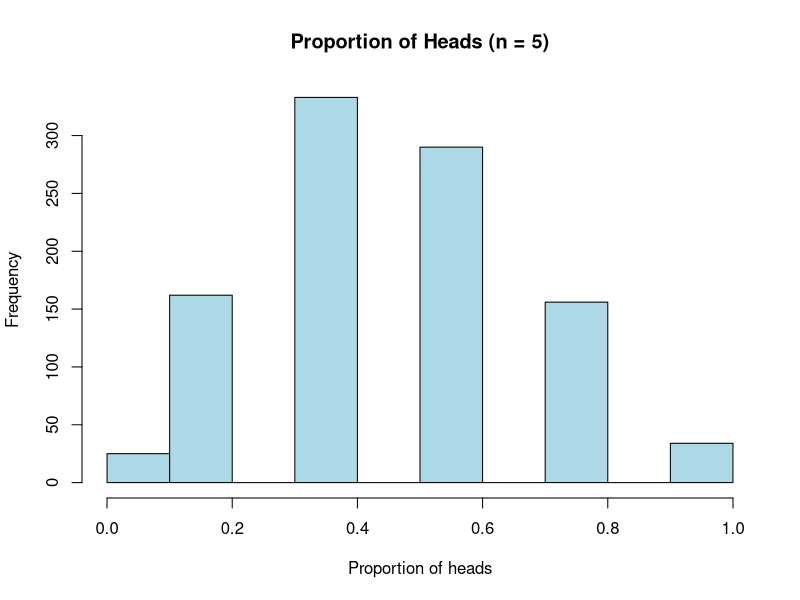

Here is the R script that generated this plot:
# ===============================================================
# Basic Statistical Concepts for Neuroscientists (Base R)
# ===============================================================
# Topics:
# 1. Mean vs Median: Robustness to outliers
# 2. Expected value in a Binomial process
# 3. Sampling variability and the Law of Large Numbers
# ===============================================================


# ---------------------------------------------------------------
# 1. Reaction times: Mean vs Median
# ---------------------------------------------------------------
# Suppose we record reaction times (in milliseconds) for 5 participants.
# One participant was unusually slow (400 ms), creating an outlier.

rt <- c(220, 230, 400, 240, 250)

# Compute the mean (average) and median (middle value)
mean(rt)
median(rt)

# Interpretation:
# - The mean is around 268 ms and is pulled upward by the outlier.
# - The median is 240 ms and better represents the "typical" value.
# - The median is more robust to outliers than the mean.
# In practice, median values are often used for skewed data
# such as reaction times or spike counts.


# ---------------------------------------------------------------
# 2. Expected spikes: Simple Binomial expectation
# ---------------------------------------------------------------
# Suppose a neuron fires with probability p = 0.2 per trial,
# and we observe it for n = 10 independent trials.

p <- 0.2
n <- 10

# Expected number of spikes = n × p
n * p   # Theoretical mean = 2 spikes

# Concept:
# - Each trial follows a Bernoulli(p) process.
# - The total number of spikes across n trials follows a Binomial(n, p) distribution.
# - The expected value E[X] = n * p represents the average number of spikes
#   if the experiment were repeated many times.


# ---------------------------------------------------------------
# 3. Proportion of heads: Sampling variability
# ---------------------------------------------------------------
# Example of random sampling: flipping a fair coin (p = 0.5) 5 times.
# We simulate 1000 experiments of 5 flips each and calculate the
# proportion of heads in each experiment.

set.seed(1)  # ensures reproducibility
props <- rbinom(1000, size = 5, prob = 0.5) / 5  # proportion of heads

# Plot histogram of proportions
hist(props,
     main = "Proportion of Heads (n = 5)",
     xlab = "Proportion of heads",
     col = "lightblue", border = "black")

# Interpretation:
# - With only 5 flips, results vary widely (0, 0.2, 0.4, 0.6, 0.8, 1.0).
# - As the number of flips increases, the distribution becomes narrower around 0.5.
# - This demonstrates sampling variability and the law of large numbers:
#   as sample size increases, the sample mean approaches the true mean (p).
# ===============================================================
